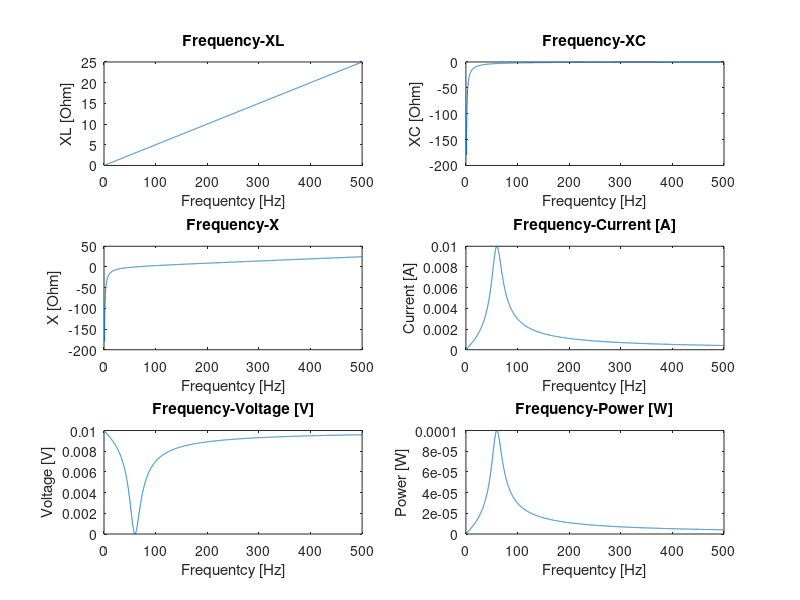

This figure's MATLAB source:
% RLC Series circuit
clear all
clc

fc = 60;
w = 2*pi*fc;
R = 1;
BW = 20;
Q = fc / BW;
L = Q / w * R
C = 1/L/w/w

f = 1:0.1:500;
w = 2*pi*f;


V = 0.01;
XL = w*L;
XC = -ones(1,length(w))./w/C;
X = XL + XC;
Z = R + i*X;
I = abs(V*ones(1,length(w))./Z);
Vout = V-I*R;
P = I*V;

figure(1);
subplot(3,2,1);
plot(f, XL);
title('Frequency-XL');
xlabel('Frequentcy [Hz]');
ylabel('XL [Ohm]');
subplot(3,2,2);
plot(f, XC);
title('Frequency-XC');
xlabel('Frequentcy [Hz]');
ylabel('XC [Ohm]');
subplot(3,2,3);
plot(f, X);
title('Frequency-X');
xlabel('Frequentcy [Hz]');
ylabel('X [Ohm]');
subplot(3,2,4);
plot(f, I);
title('Frequency-Current [A]');
xlabel('Frequentcy [Hz]');
ylabel('Current [A]');
subplot(3,2,5);
plot(f, Vout);
title('Frequency-Voltage [V]');
xlabel('Frequentcy [Hz]');
ylabel('Voltage [V]');
subplot(3,2,6);
plot(f, P);
title('Frequency-Power [W]');
xlabel('Frequentcy [Hz]');
ylabel('Power [W]');

